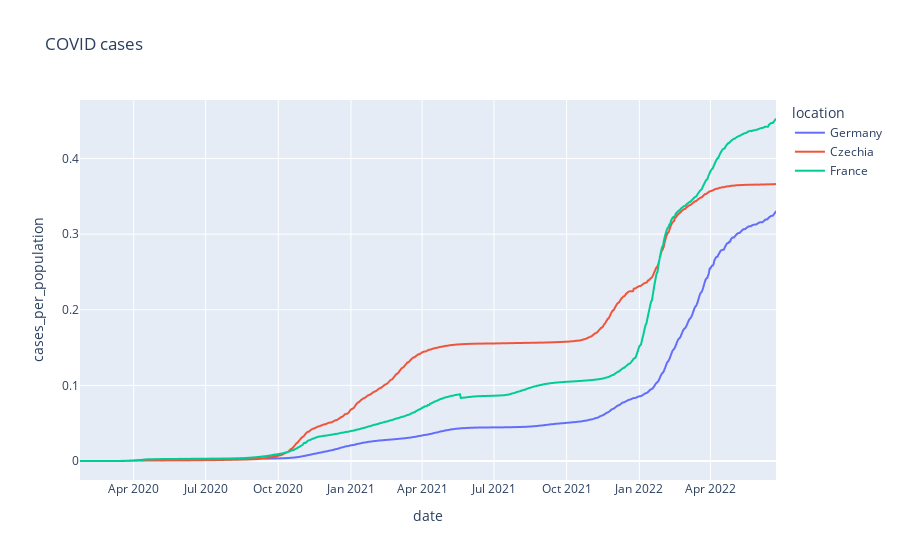

The cell this chart's notebook holds for it:
### Code cell
fig = px.line(combined_list,x = "date",y = "cases_per_population", title = "COVID cases", color = 'location') #Plotting
fig.show()

### Figure 1 — Plotly figure (JSON) as saved in the notebook; plotly's stock layout.template omitted (floating-point values rounded to 4 significant figures; data arrays with more than 128 entries replaced by an {"elided": "..."} marker saying what was removed)
{"data": [{"hovertemplate": "location=Germany<br>date=%{x}<br>cases_per_population=%{y}<extra></extra>", "legendgroup": "Germany", "line": {"color": "#636efa", "dash": "solid"}, "marker": {"symbol": "circle"}, "mode": "lines", "name": "Germany", "showlegend": true, "type": "scattergl", "x": {"elided": "879 str values"}, "xaxis": "x", "y": {"elided": "879 float values"}, "yaxis": "y"}, {"hovertemplate": "location=Czechia<br>date=%{x}<br>cases_per_population=%{y}<extra></extra>", "legendgroup": "Czechia", "line": {"color": "#EF553B", "dash": "solid"}, "marker": {"symbol": "circle"}, "mode": "lines", "name": "Czechia", "showlegend": true, "type": "scattergl", "x": {"elided": "845 str values"}, "xaxis": "x", "y": {"elided": "845 float values"}, "yaxis": "y"}, {"hovertemplate": "location=France<br>date=%{x}<br>cases_per_population=%{y}<extra></extra>", "legendgroup": "France", "line": {"color": "#00cc96", "dash": "solid"}, "marker": {"symbol": "circle"}, "mode": "lines", "name": "France", "showlegend": true, "type": "scattergl", "x": {"elided": "882 str values"}, "xaxis": "x", "y": {"elided": "882 float values"}, "yaxis": "y"}], "layout": {"legend": {"title": {"text": "location"}, "tracegroupgap": 0}, "title": {"text": "COVID cases"}, "xaxis": {"anchor": "y", "domain": [0, 1], "title": {"text": "date"}}, "yaxis": {"anchor": "x", "domain": [0, 1], "title": {"text": "cases_per_population"}}}}
